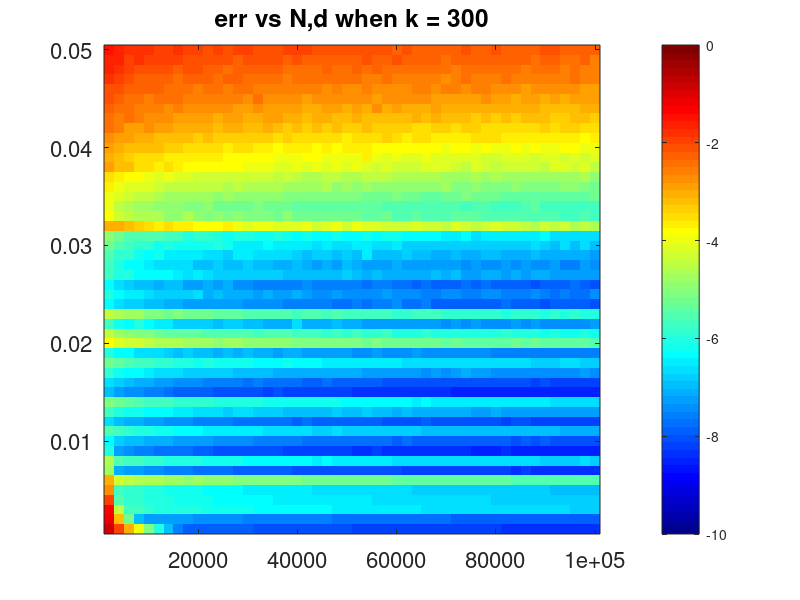
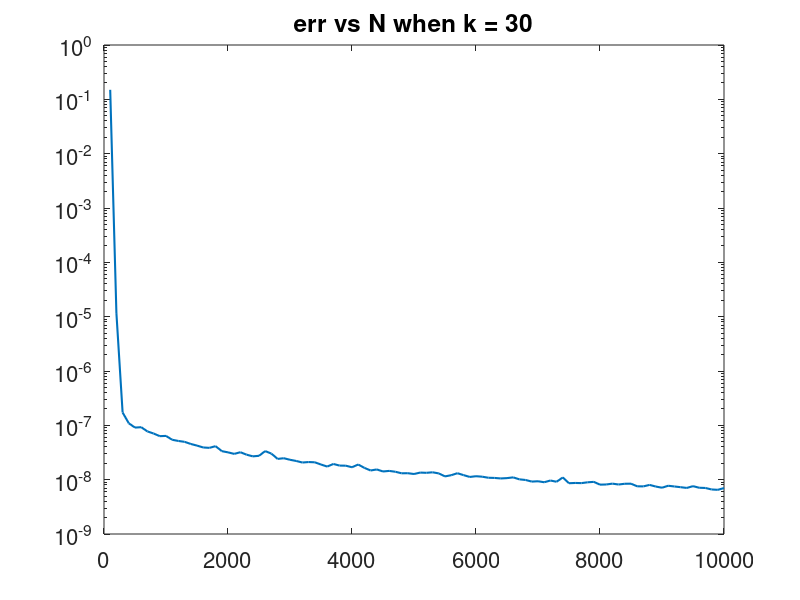
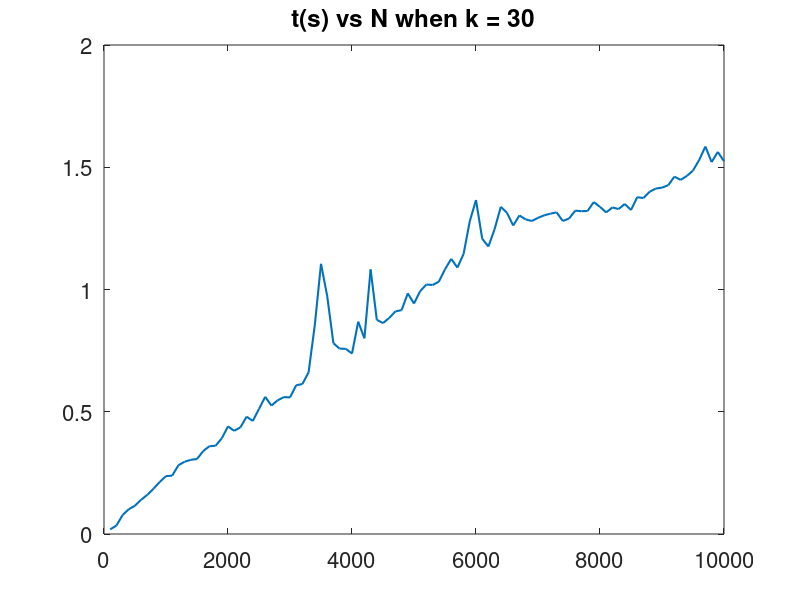
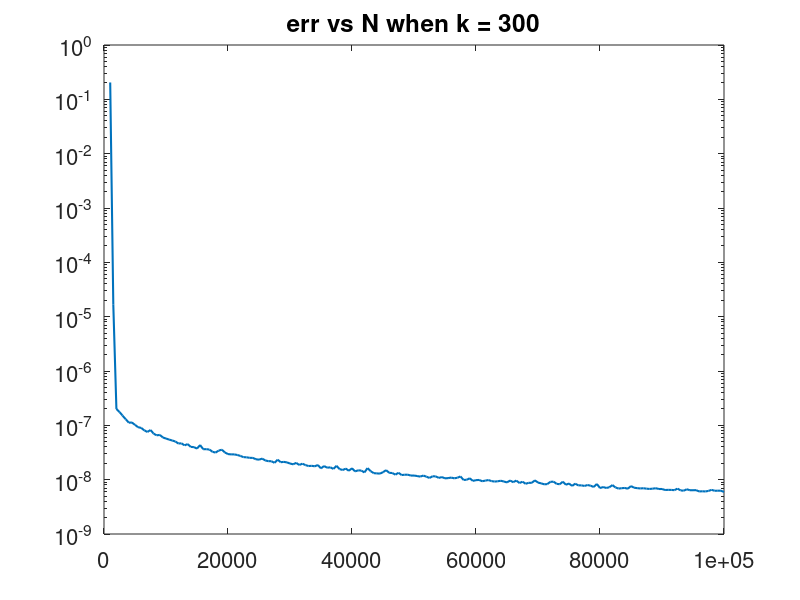

Write MATLAB code to recreate these figures, in order.
load('scat_k300_Nsds.mat'); 
imagesc(Ns, ds, log10(err')); colorbar; caxis([-10 0]); colorbar; set(gca, 'FontSize', 16); axis xy;
colormap jet; 
title('err vs N,d when k = 300'); 

figure; 
load('scat_k30.mat'); 
semilogy(Ns, err, 'LineWidth', 1.5); set(gca, 'FontSize', 16); 
title('err vs N when k = 30'); 
figure; 
plot(Ns, ts', 'LineWidth', 1.5); set(gca, 'FontSize', 16); 
title('t(s) vs N when k = 30'); 

figure; 
load('scat_k300.mat'); 
semilogy(Ns, err, 'LineWidth', 1.5); set(gca, 'FontSize', 16); 
title('err vs N when k = 300'); 
figure; 
plot(Ns, ts', 'LineWidth', 1.5); set(gca, 'FontSize', 16); 
title('t(s) vs N when k = 300'); 

figure; 
load('scat_k3000.mat');
semilogy(Ns, err, 'LineWidth', 1.5); set(gca, 'FontSize', 16); 
title('err vs N when k = 3000'); 
figure; 
plot(Ns, ts', 'LineWidth', 1.5); set(gca, 'FontSize', 16); 
title('t(s) vs N when k = 3000'); 

figure; 
load('scat_N1e5_ks.mat'); 
semilogy(ks, err, 'LineWidth', 1.5); set(gca, 'FontSize', 16); 
title('err vs k when N = 1e5'); 
figure; 
plot(ks, ts', 'LineWidth', 1.5); set(gca, 'FontSize', 16); 
title('t(s) vs N when N = 1e5'); 
